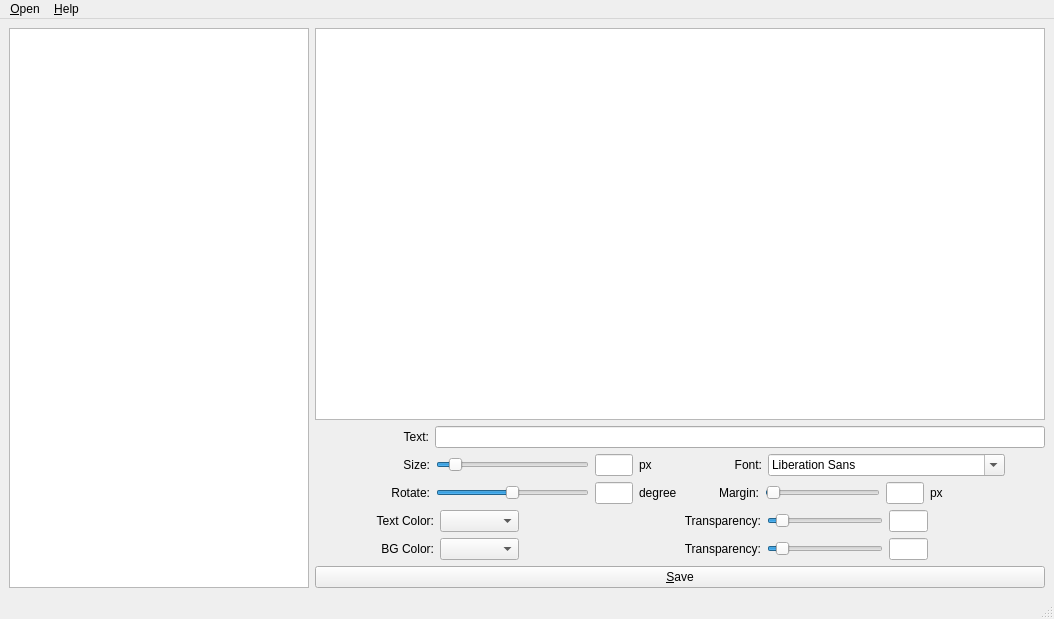
<?xml version="1.0" encoding="UTF-8"?>
<ui version="4.0">
 <class>MainWindow</class>
 <widget class="QMainWindow" name="MainWindow">
  <property name="geometry">
   <rect>
    <x>0</x>
    <y>0</y>
    <width>1054</width>
    <height>619</height>
   </rect>
  </property>
  <property name="sizePolicy">
   <sizepolicy hsizetype="Preferred" vsizetype="Preferred">
    <horstretch>0</horstretch>
    <verstretch>0</verstretch>
   </sizepolicy>
  </property>
  <property name="baseSize">
   <size>
    <width>0</width>
    <height>0</height>
   </size>
  </property>
  <property name="windowTitle">
   <string>Tebiewen Watermark Tool</string>
  </property>
  <widget class="QWidget" name="centralwidget">
   <layout class="QHBoxLayout" name="horizontalLayout_5">
    <item>
     <layout class="QHBoxLayout" name="horizontalLayout_4" stretch="1,0">
      <item>
       <widget class="QListWidget" name="listWidgetSrcPreview">
        <property name="sizePolicy">
         <sizepolicy hsizetype="Preferred" vsizetype="Expanding">
          <horstretch>0</horstretch>
          <verstretch>0</verstretch>
         </sizepolicy>
        </property>
        <property name="minimumSize">
         <size>
          <width>200</width>
          <height>0</height>
         </size>
        </property>
        <property name="maximumSize">
         <size>
          <width>300</width>
          <height>16777215</height>
         </size>
        </property>
        <property name="horizontalScrollBarPolicy">
         <enum>Qt::ScrollBarAlwaysOff</enum>
        </property>
        <property name="verticalScrollMode">
         <enum>QAbstractItemView::ScrollPerPixel</enum>
        </property>
        <property name="flow">
         <enum>QListView::LeftToRight</enum>
        </property>
        <property name="isWrapping" stdset="0">
         <bool>true</bool>
        </property>
        <property name="viewMode">
         <enum>QListView::ListMode</enum>
        </property>
       </widget>
      </item>
      <item>
       <layout class="QVBoxLayout" name="verticalLayout" stretch="1,0,0,0">
        <item>
         <widget class="QGraphicsView" name="graphicsView">
          <property name="minimumSize">
           <size>
            <width>400</width>
            <height>300</height>
           </size>
          </property>
         </widget>
        </item>
        <item>
         <layout class="QHBoxLayout" name="horizontalLayout_7" stretch="1,2,16">
          <item>
           <spacer name="horizontalSpacer_11">
            <property name="orientation">
             <enum>Qt::Horizontal</enum>
            </property>
            <property name="sizeHint" stdset="0">
             <size>
              <width>40</width>
              <height>20</height>
             </size>
            </property>
           </spacer>
          </item>
          <item>
           <widget class="QLabel" name="label">
            <property name="sizePolicy">
             <sizepolicy hsizetype="Preferred" vsizetype="Preferred">
              <horstretch>0</horstretch>
              <verstretch>0</verstretch>
             </sizepolicy>
            </property>
            <property name="minimumSize">
             <size>
              <width>0</width>
              <height>0</height>
             </size>
            </property>
            <property name="text">
             <string>Text:</string>
            </property>
            <property name="alignment">
             <set>Qt::AlignRight|Qt::AlignTrailing|Qt::AlignVCenter</set>
            </property>
           </widget>
          </item>
          <item>
           <widget class="QLineEdit" name="lineEditText">
            <property name="sizePolicy">
             <sizepolicy hsizetype="Expanding" vsizetype="Fixed">
              <horstretch>0</horstretch>
              <verstretch>0</verstretch>
             </sizepolicy>
            </property>
            <property name="maximumSize">
             <size>
              <width>16777215</width>
              <height>16777215</height>
             </size>
            </property>
           </widget>
          </item>
         </layout>
        </item>
        <item>
         <layout class="QGridLayout" name="gridLayout_2">
          <item row="2" column="0">
           <layout class="QHBoxLayout" name="horizontalLayout_3" stretch="1,2,4,1,1">
            <item>
             <spacer name="horizontalSpacer_2">
              <property name="orientation">
               <enum>Qt::Horizontal</enum>
              </property>
              <property name="sizeHint" stdset="0">
               <size>
                <width>40</width>
                <height>20</height>
               </size>
              </property>
             </spacer>
            </item>
            <item>
             <widget class="QLabel" name="label_2">
              <property name="text">
               <string>Rotate:</string>
              </property>
              <property name="alignment">
               <set>Qt::AlignRight|Qt::AlignTrailing|Qt::AlignVCenter</set>
              </property>
             </widget>
            </item>
            <item>
             <widget class="QSlider" name="sliderDegree">
              <property name="maximumSize">
               <size>
                <width>16777215</width>
                <height>16777215</height>
               </size>
              </property>
              <property name="minimum">
               <number>-180</number>
              </property>
              <property name="maximum">
               <number>180</number>
              </property>
              <property name="orientation">
               <enum>Qt::Horizontal</enum>
              </property>
             </widget>
            </item>
            <item>
             <widget class="QLineEdit" name="lineEditRotate">
              <property name="maximumSize">
               <size>
                <width>16777215</width>
                <height>16777215</height>
               </size>
              </property>
              <property name="text">
               <string/>
              </property>
             </widget>
            </item>
            <item>
             <widget class="QLabel" name="label_3">
              <property name="minimumSize">
               <size>
                <width>0</width>
                <height>0</height>
               </size>
              </property>
              <property name="text">
               <string>degree</string>
              </property>
             </widget>
            </item>
           </layout>
          </item>
          <item row="4" column="1">
           <layout class="QHBoxLayout" name="horizontalLayout_15" stretch="2,3,1,3">
            <item>
             <widget class="QLabel" name="label_11">
              <property name="text">
               <string>Transparency:</string>
              </property>
              <property name="alignment">
               <set>Qt::AlignRight|Qt::AlignTrailing|Qt::AlignVCenter</set>
              </property>
             </widget>
            </item>
            <item>
             <widget class="QSlider" name="sliderBgColorAlpha">
              <property name="maximum">
               <number>255</number>
              </property>
              <property name="value">
               <number>20</number>
              </property>
              <property name="orientation">
               <enum>Qt::Horizontal</enum>
              </property>
             </widget>
            </item>
            <item>
             <widget class="QLineEdit" name="lineEditBgColorAlpha">
              <property name="text">
               <string/>
              </property>
             </widget>
            </item>
            <item>
             <spacer name="horizontalSpacer_10">
              <property name="orientation">
               <enum>Qt::Horizontal</enum>
              </property>
              <property name="sizeHint" stdset="0">
               <size>
                <width>40</width>
                <height>20</height>
               </size>
              </property>
             </spacer>
            </item>
           </layout>
          </item>
          <item row="1" column="1">
           <layout class="QHBoxLayout" name="horizontalLayout_2" stretch="2,6,1">
            <item>
             <widget class="QLabel" name="label_12">
              <property name="text">
               <string>Font:</string>
              </property>
              <property name="alignment">
               <set>Qt::AlignRight|Qt::AlignTrailing|Qt::AlignVCenter</set>
              </property>
             </widget>
            </item>
            <item>
             <widget class="QFontComboBox" name="fontComboBox"/>
            </item>
            <item>
             <spacer name="horizontalSpacer_7">
              <property name="orientation">
               <enum>Qt::Horizontal</enum>
              </property>
              <property name="sizeHint" stdset="0">
               <size>
                <width>40</width>
                <height>20</height>
               </size>
              </property>
             </spacer>
            </item>
           </layout>
          </item>
          <item row="4" column="0">
           <layout class="QHBoxLayout" name="horizontalLayout_14" stretch="1,2,2,4">
            <item>
             <spacer name="horizontalSpacer_5">
              <property name="orientation">
               <enum>Qt::Horizontal</enum>
              </property>
              <property name="sizeHint" stdset="0">
               <size>
                <width>40</width>
                <height>20</height>
               </size>
              </property>
             </spacer>
            </item>
            <item>
             <widget class="QLabel" name="label_7">
              <property name="text">
               <string>BG Color:</string>
              </property>
              <property name="alignment">
               <set>Qt::AlignRight|Qt::AlignTrailing|Qt::AlignVCenter</set>
              </property>
             </widget>
            </item>
            <item>
             <widget class="QComboBox" name="comboBoxBgColor"/>
            </item>
            <item>
             <spacer name="horizontalSpacer_6">
              <property name="orientation">
               <enum>Qt::Horizontal</enum>
              </property>
              <property name="sizeHint" stdset="0">
               <size>
                <width>40</width>
                <height>20</height>
               </size>
              </property>
             </spacer>
            </item>
           </layout>
          </item>
          <item row="2" column="1">
           <layout class="QHBoxLayout" name="horizontalLayout_6" stretch="2,3,1,1,2">
            <item>
             <widget class="QLabel" name="label_4">
              <property name="text">
               <string>Margin:</string>
              </property>
              <property name="alignment">
               <set>Qt::AlignRight|Qt::AlignTrailing|Qt::AlignVCenter</set>
              </property>
             </widget>
            </item>
            <item>
             <widget class="QSlider" name="sliderMargin">
              <property name="maximumSize">
               <size>
                <width>16777215</width>
                <height>16777215</height>
               </size>
              </property>
              <property name="maximum">
               <number>1000</number>
              </property>
              <property name="value">
               <number>10</number>
              </property>
              <property name="orientation">
               <enum>Qt::Horizontal</enum>
              </property>
             </widget>
            </item>
            <item>
             <widget class="QLineEdit" name="lineEditMargin">
              <property name="maximumSize">
               <size>
                <width>16777215</width>
                <height>16777215</height>
               </size>
              </property>
              <property name="text">
               <string/>
              </property>
             </widget>
            </item>
            <item>
             <widget class="QLabel" name="label_5">
              <property name="minimumSize">
               <size>
                <width>0</width>
                <height>0</height>
               </size>
              </property>
              <property name="text">
               <string>px</string>
              </property>
             </widget>
            </item>
            <item>
             <spacer name="horizontalSpacer_8">
              <property name="orientation">
               <enum>Qt::Horizontal</enum>
              </property>
              <property name="sizeHint" stdset="0">
               <size>
                <width>40</width>
                <height>20</height>
               </size>
              </property>
             </spacer>
            </item>
           </layout>
          </item>
          <item row="1" column="0">
           <layout class="QHBoxLayout" name="horizontalLayout" stretch="1,2,4,1,1">
            <item>
             <spacer name="horizontalSpacer">
              <property name="orientation">
               <enum>Qt::Horizontal</enum>
              </property>
              <property name="sizeHint" stdset="0">
               <size>
                <width>40</width>
                <height>20</height>
               </size>
              </property>
             </spacer>
            </item>
            <item>
             <widget class="QLabel" name="label_8">
              <property name="text">
               <string>Size:</string>
              </property>
              <property name="alignment">
               <set>Qt::AlignRight|Qt::AlignTrailing|Qt::AlignVCenter</set>
              </property>
             </widget>
            </item>
            <item>
             <widget class="QSlider" name="sliderSize">
              <property name="maximumSize">
               <size>
                <width>16777215</width>
                <height>16777215</height>
               </size>
              </property>
              <property name="minimum">
               <number>8</number>
              </property>
              <property name="maximum">
               <number>196</number>
              </property>
              <property name="singleStep">
               <number>2</number>
              </property>
              <property name="value">
               <number>24</number>
              </property>
              <property name="orientation">
               <enum>Qt::Horizontal</enum>
              </property>
              <property name="tickPosition">
               <enum>QSlider::NoTicks</enum>
              </property>
              <property name="tickInterval">
               <number>2</number>
              </property>
             </widget>
            </item>
            <item>
             <widget class="QLineEdit" name="lineEditSize">
              <property name="maximumSize">
               <size>
                <width>16777215</width>
                <height>16777215</height>
               </size>
              </property>
             </widget>
            </item>
            <item>
             <widget class="QLabel" name="label_9">
              <property name="minimumSize">
               <size>
                <width>0</width>
                <height>0</height>
               </size>
              </property>
              <property name="text">
               <string>px</string>
              </property>
             </widget>
            </item>
           </layout>
          </item>
          <item row="3" column="0">
           <layout class="QHBoxLayout" name="horizontalLayout_10" stretch="1,2,2,4">
            <item>
             <spacer name="horizontalSpacer_3">
              <property name="orientation">
               <enum>Qt::Horizontal</enum>
              </property>
              <property name="sizeHint" stdset="0">
               <size>
                <width>40</width>
                <height>20</height>
               </size>
              </property>
             </spacer>
            </item>
            <item>
             <widget class="QLabel" name="label_6">
              <property name="text">
               <string>Text Color:</string>
              </property>
              <property name="alignment">
               <set>Qt::AlignRight|Qt::AlignTrailing|Qt::AlignVCenter</set>
              </property>
             </widget>
            </item>
            <item>
             <widget class="QComboBox" name="comboBoxTextColor"/>
            </item>
            <item>
             <spacer name="horizontalSpacer_4">
              <property name="orientation">
               <enum>Qt::Horizontal</enum>
              </property>
              <property name="sizeHint" stdset="0">
               <size>
                <width>40</width>
                <height>20</height>
               </size>
              </property>
             </spacer>
            </item>
           </layout>
          </item>
          <item row="3" column="1">
           <layout class="QHBoxLayout" name="horizontalLayout_13" stretch="2,3,1,3">
            <item>
             <widget class="QLabel" name="label_10">
              <property name="text">
               <string>Transparency:</string>
              </property>
              <property name="alignment">
               <set>Qt::AlignRight|Qt::AlignTrailing|Qt::AlignVCenter</set>
              </property>
             </widget>
            </item>
            <item>
             <widget class="QSlider" name="sliderTextColorAlpha">
              <property name="maximum">
               <number>255</number>
              </property>
              <property name="value">
               <number>20</number>
              </property>
              <property name="orientation">
               <enum>Qt::Horizontal</enum>
              </property>
             </widget>
            </item>
            <item>
             <widget class="QLineEdit" name="lineEditTextColorAlpha">
              <property name="text">
               <string/>
              </property>
             </widget>
            </item>
            <item>
             <spacer name="horizontalSpacer_9">
              <property name="orientation">
               <enum>Qt::Horizontal</enum>
              </property>
              <property name="sizeHint" stdset="0">
               <size>
                <width>40</width>
                <height>20</height>
               </size>
              </property>
             </spacer>
            </item>
           </layout>
          </item>
         </layout>
        </item>
        <item>
         <widget class="QPushButton" name="buttonSave">
          <property name="text">
           <string>&amp;Save</string>
          </property>
         </widget>
        </item>
       </layout>
      </item>
     </layout>
    </item>
   </layout>
  </widget>
  <widget class="QMenuBar" name="menubar">
   <property name="geometry">
    <rect>
     <x>0</x>
     <y>0</y>
     <width>1054</width>
     <height>20</height>
    </rect>
   </property>
   <widget class="QMenu" name="menu_open">
    <property name="title">
     <string>&amp;Open</string>
    </property>
    <addaction name="actionOpenFile"/>
    <addaction name="actionOpenDirectory"/>
   </widget>
   <widget class="QMenu" name="menu_about">
    <property name="title">
     <string>&amp;Help</string>
    </property>
    <addaction name="actionHelpAbout"/>
   </widget>
   <addaction name="menu_open"/>
   <addaction name="menu_about"/>
  </widget>
  <widget class="QStatusBar" name="statusbar"/>
  <action name="actionOpenFile">
   <property name="text">
    <string>&amp;File</string>
   </property>
  </action>
  <action name="actionOpenDirectory">
   <property name="checkable">
    <bool>false</bool>
   </property>
   <property name="text">
    <string>&amp;Directory</string>
   </property>
  </action>
  <action name="actionHelpAbout">
   <property name="text">
    <string>&amp;About</string>
   </property>
  </action>
  <action name="actionAboutVersion">
   <property name="text">
    <string>&amp;Version</string>
   </property>
  </action>
 </widget>
 <resources/>
 <connections/>
</ui>
